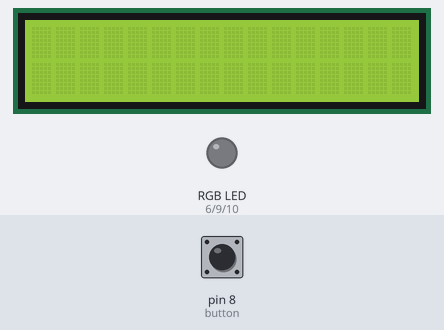
Bench run of a sketch on a simulated Arduino Uno, built with avr-gcc and run on an emulated ATmega328P. On the bench: 16×2 character LCD, an RGB LED mixed from three pins (HIGH = lit). Dashed ring = blinking. The inputs (shaded band) are chosen by the test bench; at power-on: pin 8 (button) HIGH.

Above: at 1.2 s.
1.3 s: pin 8 (button) pulled LOW for 1 s
At 2.8 s:
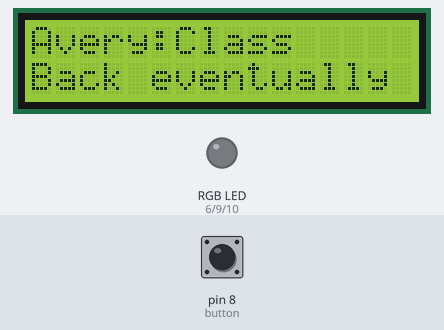
3.8 s: pin 8 (button) pulled LOW for 3.2 s
At 7.3 s:
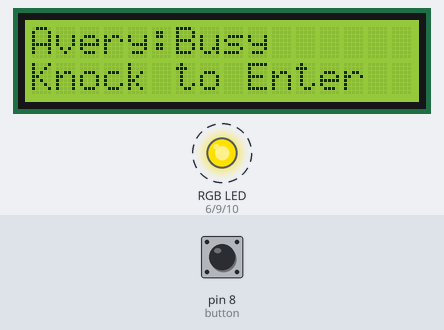
8.5 s: pin 8 (button) pulled LOW for 0.15 s
At 9.8 s:
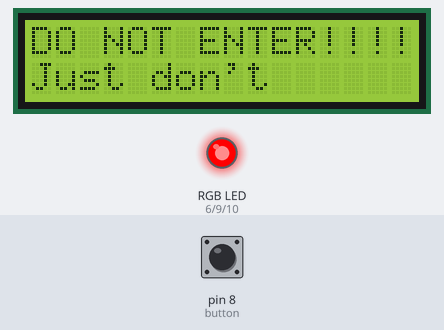
Timing chart, 0 to 11.5 s (numbered marks = the images above; inputs shaded):
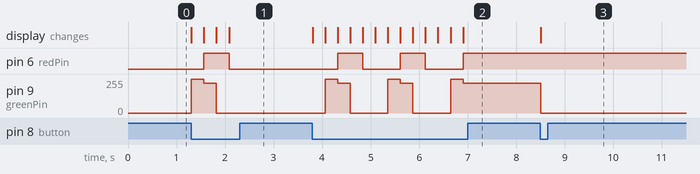

Measured:
- after the input at 1.3 s, pin 6 (redPin): LOW → HIGH after 0.27 s, → LOW 0.52 s later; pin 9 (greenPin): 0/255 → 255/255 at once, → 225/255 0.26 s later, → 0/255 0.26 s later; the display: first changes at once (image 1 shows a later state)
- after the input at 3.8 s, pin 6 (redPin): alternates HIGH for 0.52 s and LOW for 0.77 s, 5 changes in all, then stays HIGH, starting after 0.52 s; pin 9 (greenPin): 0/255 → 255/255 after 0.27 s, then repeats every 1.3 s: 225/255 0.26 s, 0/255 0.77 s, 255/255 0.26 s; the display: first changes at once (image 2 shows a later state)
- after the input at 8.5 s, pin 9 (greenPin): 225/255 → 0/255 at once; the display: changes at once (image 3)

The sketch:

buttonavailability.ino
```cpp
#include <LiquidCrystal.h>;

LiquidCrystal lcd(12,11,7,4,3,2);
//static enum stateChoices {A, B} state;

const int redPin =6;
const int greenPin = 9;
const int bluePin = 10;
int buzzer = 5;
int button = 8;

enum LightStatus
{
  AVAILABLE,
  BUSY,
  NO,
  CLASS,
  AWAY
};

LightStatus status;

void setup() {
  lcd.begin(16,2);
  lcd.clear();
  pinMode(redPin, OUTPUT);
  pinMode(greenPin, OUTPUT);
  pinMode(bluePin, OUTPUT);
  pinMode(button, INPUT_PULLUP);
}

void loop() {
  if(digitalRead(button)!=HIGH){
    switch(status)
    {
    case AWAY:
      clearstatus();
      lcd.print("Not In");
      setColor(0,0,0);
      lcd.setCursor(0,1);
      lcd.print("Back eventually");
      status = AVAILABLE;
      break;
     case AVAILABLE:
      clearstatus();
      lcd.print("Available");
      lcd.setCursor(0,1);
      lcd.print("Come on in!");
      setColor(0,255,0);
      status = BUSY;
      break;
    case BUSY:
     clearstatus();
     lcd.print("Busy");
     lcd.setCursor(0,1);
     lcd.print("Knock to Enter");
     setColor(255,225,0);
     status = NO;
     break;
    case NO:
      clearlcd();
      lcd.print("DO NOT ENTER!!!!");
      lcd.setCursor(0,1);
      lcd.print("Just don't");
      setColor(255,0,0);
      status = CLASS;
      break;
    case CLASS:
      clearstatus();
      lcd.print("Class");
      lcd.setCursor(0,1);
      lcd.print("Back eventually");
      setColor(0,0,0);
      status = AWAY;
      break;
    }
    delay(250);
  }
}

void redblink(){
  setColor(255,0,0);
  delay(100);
  setColor(0,0,0);
  delay(200);
  setColor(255,0,0);
  delay(100);
  setColor(0,0,0);
}

void setColor(int red, int green, int blue)
{
  #ifdef COMMON_ANODE
    red = 255 - red;
    green = 255 - green;
    blue = 255 - blue;
  #endif
  analogWrite(redPin, red);
  analogWrite(greenPin, green);
  analogWrite(bluePin, blue);
}

void clearstatus(){
  clearlcd();
  lcd.print("Avery:");
}

void clearlcd(){
  lcd.display();
  lcd.clear();
  lcd.home();
}

void states(){
  switch(status)
    {
    case AWAY:
      clearstatus();
      lcd.print("Not In");
      setColor(0,0,0);
      status = AVAILABLE;
      break;
    case AVAILABLE:
      clearstatus();
      lcd.print("Available");
      lcd.setCursor(0,1);
      lcd.print("Come on in!");
      setColor(0,255,0);
      status = BUSY;
      break;
    case BUSY:
     clearstatus();
     lcd.print("Busy");
     lcd.setCursor(0,1);
     lcd.print("Knock to Enter");
     setColor(255,225,0);
     status = NO;
     break;
    case NO:
      clearlcd();
      lcd.print("DO NOT ENTER!!!!");
      lcd.setCursor(0,1);
      lcd.print("Just don't");
      setColor(255,0,0);
      status = CLASS;
      break;
    case CLASS:
      clearstatus();
      lcd.print("Class");
      lcd.setCursor(0,1);
      lcd.print("Back eventually");
      setColor(0,0,0);
      status = AWAY;
      break;
    }
    delay(250);
  }
```
